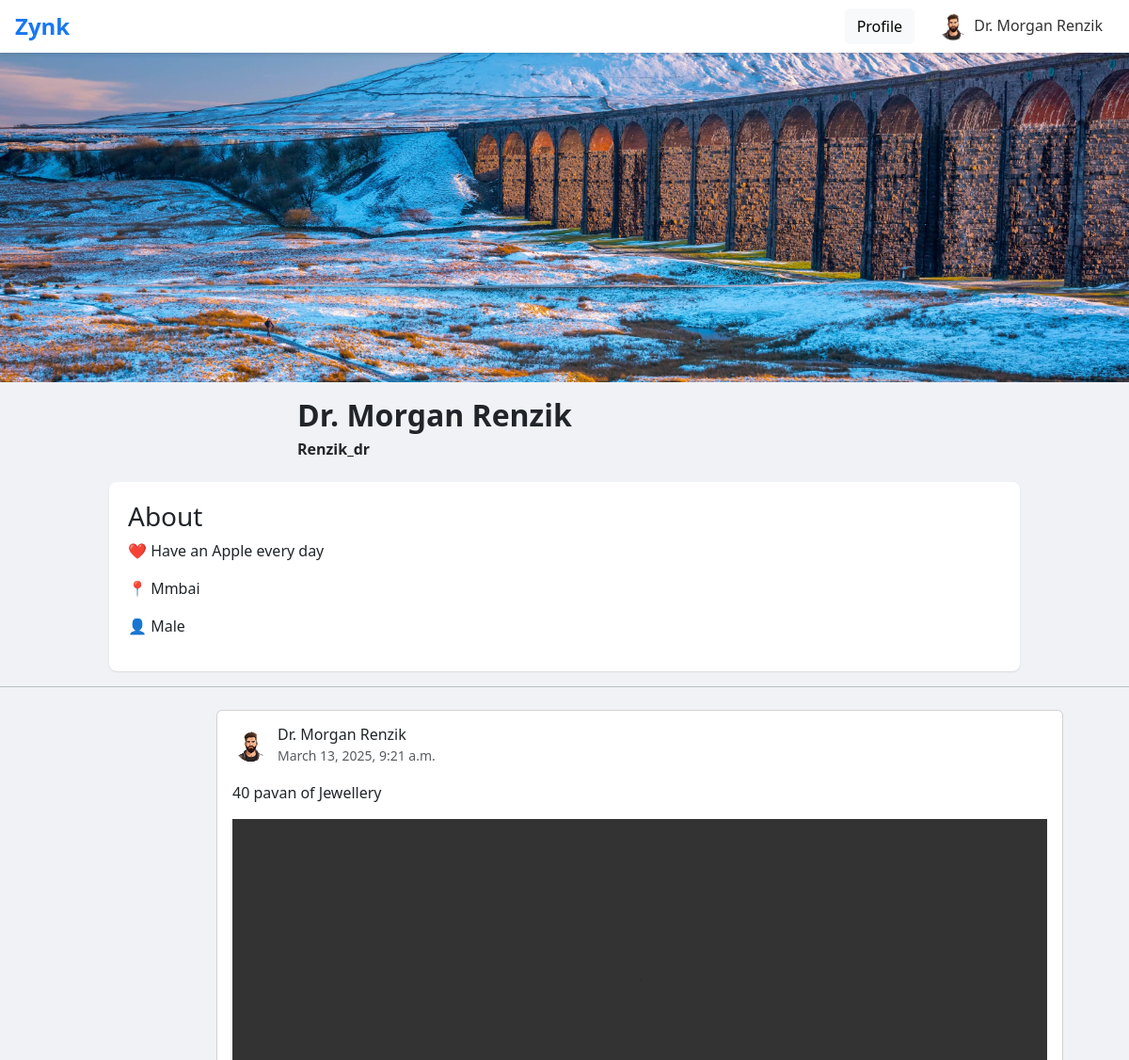
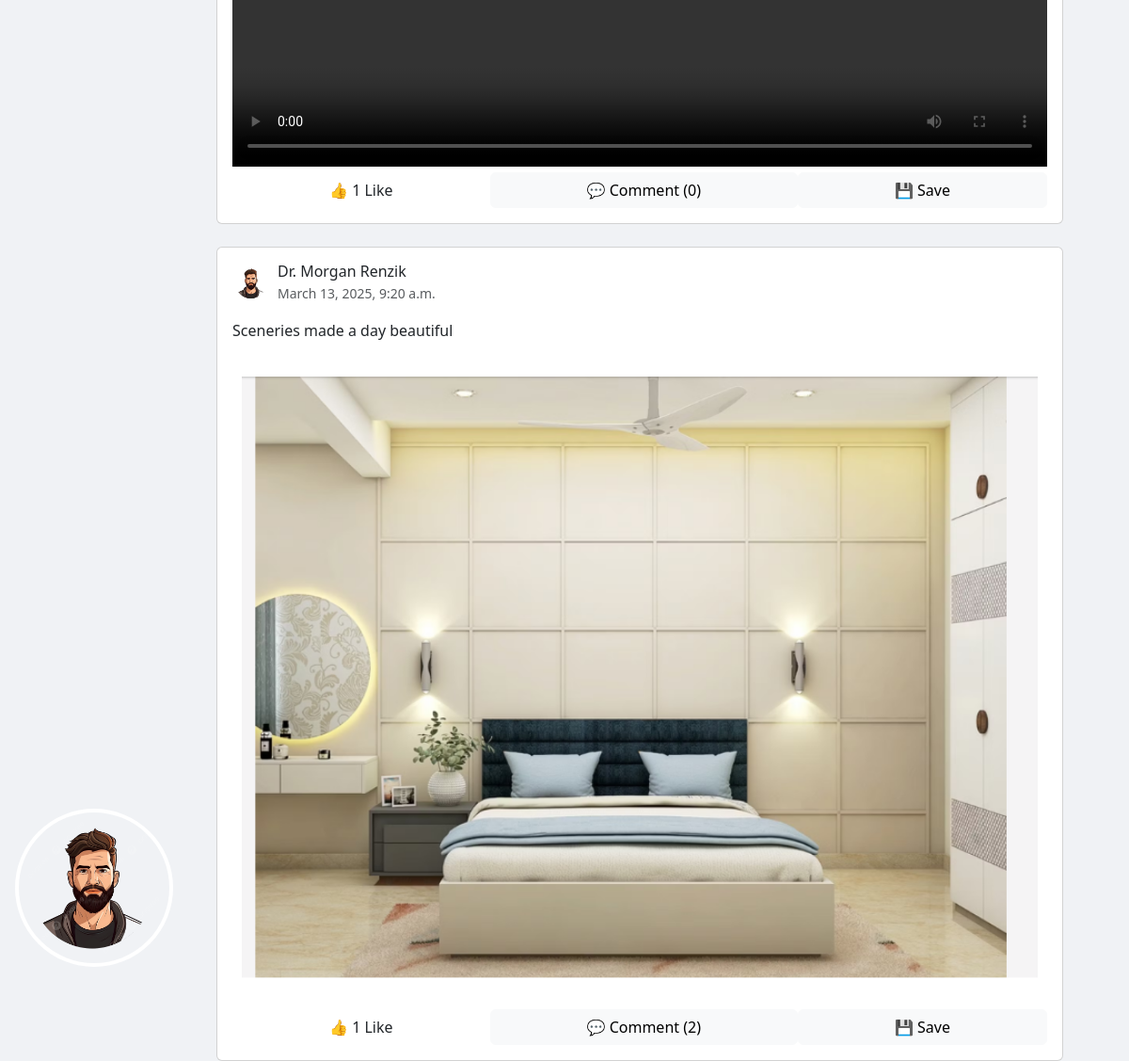
Screenshot of /user_profile/Renzik_dr/ with the database file from the repository (2 pictures, top to bottom).
### Web_Side/models.py (models this page shows, shortened)
class RegisterDB(models.Model):
    username = models.CharField(max_length=150, unique=True,null=False,blank=False)
    email = models.EmailField(unique=True)
    password = models.CharField(max_length=255)  # Store hashed passwords using make_password
    full_name = models.CharField(max_length=255, blank=True, null=True)
    phone = models.CharField(max_length=15, blank=True, null=True)
    date_joined = models.DateTimeField(auto_now_add=True)
    is_active = models.BooleanField(default=True)
    profile_image = models.ImageField(upload_to='profile_images/', blank=True, null=True)  # Add this
    cover_photo = models.ImageField(upload_to='cover_photos/', blank=True, null=True)
    warning_count = models.IntegerField(default=0)# Add this

class UserProfile(models.Model):
    user = models.OneToOneField('RegisterDB', on_delete=models.CASCADE)  # Assuming custom user model
    bio = models.TextField(blank=True, null=True)
    place = models.CharField(max_length=255, blank=True, null=True)
    gender = models.CharField(max_length=10, choices=[('Male', 'Male'), ('Female', 'Female'), ('Other', 'Other')], blank=True, null=True)

class Post(models.Model):
    user = models.ForeignKey(RegisterDB, on_delete=models.CASCADE)
    caption = models.TextField()
    image = models.ImageField(upload_to='post_images/', blank=True, null=True)
    video = models.FileField(upload_to='post_videos/', blank=True, null=True)
    created_at = models.DateTimeField(auto_now_add=True)

### Web_Side/views.py (the view)
# urls.py: path('user_profile/<str:username>/', views.user_profile, name='user_profile'),
def user_profile(request, username):
    user = RegisterDB.objects.filter(username=username).first()
    if not user:
        messages.error(request, "User not found.")
        return redirect('profile_page')
    user_profile, created = UserProfile.objects.get_or_create(user=user)
    posts = Post.objects.filter(user=user).order_by('-created_at')
    return render(request, "User_Profile.html", {
        'user': user,
        'user_profile': user_profile,
        'posts': posts
    })

### Web_Side/templates/User_Profile.html (shortened to what this page needs)
<!DOCTYPE html>
{% load static %}
<html lang="en">
<head>
    <link href="https://cdn.jsdelivr.net/npm/bootstrap@5.3.3/dist/css/bootstrap.min.css" rel="stylesheet">
    <link href="{% static 'reg/css/profile.css' %}" type="text/css" rel="stylesheet">
</head>
<body>
    <nav class="navbar">
        <div class="navbar-brand">Zynk</div>
        <div class="navbar-actions">
            <a href="{% url 'profile_page' %}" class="btn btn-light">Profile</a>
            <button class="nav-button">
                <img id="profile-photo" style="width:35px;height:35px;"
                     src="{% if user.profile_image %}{{ user.profile_image.url }}{% else %}{% static 'reg/images/Avatar.png' %}{% endif %}"
                     alt="Profile Avatar">
                {{ user.full_name }}
            </button>
        </div>
    </nav>
    <main class="main-content">
        <div class="cover-photo">
            {% if user.cover_photo %}
                <img id="cover-photo" src="{{ user.cover_photo.url }}" alt="Cover Photo">
            {% else %}
                <img id="cover-photo" src="{% static 'images/default-cover.jpg' %}" alt="Default Cover Photo">
            {% endif %}
        </div>
        <div class="profile-picture">
            <img id="profile-photo"
                 src="{% if user.profile_image %}{{ user.profile_image.url }}{% else %}{% static 'images/default-avatar.jpg' %}{% endif %}"
                 alt="Profile Avatar">
        </div>
        <div class="profile-section">
            <div class="profile-info">
                <h3 class="profile-name">{{ user.full_name }}</h3>
                <h6 style="font-weight:bold;">{{ user.username }}</h6>
            </div>
            <div class="profile-details">
                <h3>About</h3>
                <p>❤️ {{ user_profile.bio|default:"No bio added yet." }}</p>
                <p>📍 {{ user_profile.place|default:"Location not set." }}</p>
                <p>👤 {{ user_profile.gender|default:"Not specified." }}</p>
            </div>
        </div>
        <hr>
        {% for post in posts %}
            <div class="card mt-4 " style="width:900px;margin-left:230px;">
                <div class="card-body">
                    <div class="d-flex align-items-center mb-3">
                        <img src="{% if post.user.profile_image %}{{ post.user.profile_image.url }}{% else %}{% static 'images/default-profile.jpg' %}{% endif %}" class="rounded-circle me-2" width="40px" height="40">
                        <div>
                            <h6 class="mb-0">{{ post.user.full_name }}</h6>
                            <small class="text-muted">{{ post.created_at }}</small>
                        </div>
                    </div>
                    <div class="mb-3">{{ post.caption }}</div>
                    {% if post.image %}
                        <img src="{{ post.image.url }}" class="img-fluid rounded mb-3 post-media" width="250px;" >
                    {% endif %}
                    {% if post.video %}
                        <video width="100%" controls>
                            <source src="{{ post.video.url }}" type="video/mp4">
                        </video>
                    {% endif %}
                    <div class="d-flex justify-content-between">
                        <button id="like-btn-{{ post.id }}"
        class="btn flex-grow-1"
        onclick="likePost({{ post.id }})">
    <span id="thumbs-up-{{ post.id }}"
          class="{% if request.user in post.likes.all %}liked{% else %}not-liked{% endif %}">
        👍
    </span>
    <span id="like-count-{{ post.id }}">{{ post.like_set.count }}</span> Like
</button>
                        <button class="btn btn-light flex-grow-1" onclick="toggleCommentBox({{ post.id }})">💬
    Comment (<span id="comment-count-{{ post.id }}">{{ post.comment_set.count }}</span>)
</button>
                        {% if post.image %}
                <button class="btn btn-light flex-grow-1" onclick="downloadPost('{{ post.image.url }}')">💾 Save</button>
            {% endif %}
            {% if post.video %}
                <button class="btn btn-light flex-grow-1" onclick="downloadPost('{{ post.video.url }}')">💾 Save</button>
            {% endif %}
                    </div>
                </div>
            </div>
        {% endfor %}
    </main>
</body>
</html>

### Admin_Side/static/reg/css/profile.css (style rules this page uses)
* { margin: 0; padding: 0; box-sizing: border-box; font-family: system-ui, -apple-system, BlinkMacSystemFont, 'Segoe UI', Roboto, sans-serif; }
.navbar { display: flex; justify-content: space-between; align-items: center; background-color: white; padding: 10px 20px; height:70px; }
.navbar-actions { display: flex; align-items: center; }
.nav-button { background: none; border: none; color: #333; padding: 10px; cursor: pointer; font-size: 16px; }
body { background-color: #f0f2f5; }
.navbar { position: fixed; top: 0; left: 0; right: 0; height: 56px; background-color: white; box-shadow: 0 2px 4px rgba(0,0,0,0.1); display: flex; align-items: center; justify-content: space-between; padding: 0 16px; z-index: 1000; }
.navbar-brand { font-size: 24px; font-weight: bold; color: #1877f2; }
.navbar-actions { display: flex; gap: 12px; }
.nav-button { padding: 8px 12px; border: none; background: none; cursor: pointer; border-radius: 8px; }
.main-content { margin-top: 56px; }
.cover-photo { position: relative; width: 100%; height: 350px; background-color: #f0f2f5; overflow: hidden; }
.cover-photo img { width: 100%; height: 100%; object-fit: cover; }
.profile-section { position: relative; max-width: 1000px; margin: 0 auto; padding: 0 16px; }
.profile-picture { position: absolute; bottom: 100px; left: 16px; width: 168px; height: 168px; border-radius: 50%; border: 4px solid white; background-color: #f0f2f5; overflow: hidden; }
.profile-picture img { width: 100%; height: 100%; object-fit: cover; }
.profile-info { margin-left: 200px; padding: 16px 0; }
.profile-name { font-size: 32px; font-weight: bold; margin-bottom: 8px; }
.profile-details { margin-top: 0px; padding: 20px; background: white; border-radius: 8px; box-shadow: 0 1px 2px rgba(0,0,0,0.1); }
.post-media { width: 100%; max-width: calc(100% - 20px); display: block; margin: 0 auto; border-radius: 8px }

### rows the page displays
RegisterDB: profile_image (placeholder picture), full_name "Dr. Morgan Renzik", cover_photo (picture), username "Renzik_dr"
UserProfile: bio "Have an Apple every day", place "Mmbai", gender "Male"
Post: user.profile_image (placeholder picture), user.full_name "Dr. Morgan Renzik", created_at "March 13, 2025, 9:21 a.m.", caption "40 pavan of Jewellery", like_set.count "1", comment_set.count "0"
Post: user.profile_image (placeholder picture), user.full_name "Dr. Morgan Renzik", created_at "March 13, 2025, 9:20 a.m.", caption "Sceneries made a day beautiful", image (picture), like_set.count "1", comment_set.count "2"
